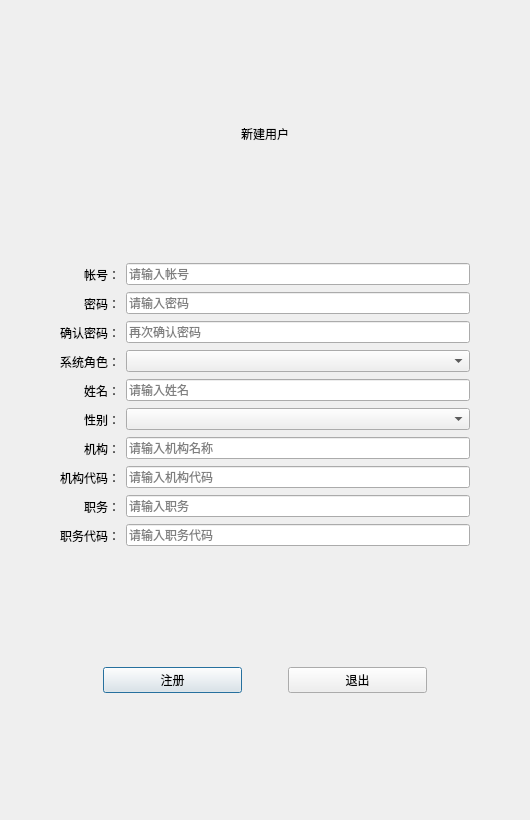
<?xml version="1.0" encoding="UTF-8"?>
<ui version="4.0">
 <class>registe</class>
 <widget class="QDialog" name="registe">
  <property name="geometry">
   <rect>
    <x>0</x>
    <y>0</y>
    <width>530</width>
    <height>820</height>
   </rect>
  </property>
  <property name="windowTitle">
   <string>新建用户</string>
  </property>
  <layout class="QVBoxLayout" name="verticalLayout" stretch="1,8,1">
   <item>
    <widget class="QLabel" name="title">
     <property name="sizePolicy">
      <sizepolicy hsizetype="Preferred" vsizetype="Fixed">
       <horstretch>0</horstretch>
       <verstretch>0</verstretch>
      </sizepolicy>
     </property>
     <property name="styleSheet">
      <string notr="true">font: 57 26pt &quot;文泉驿点阵正黑&quot;;</string>
     </property>
     <property name="text">
      <string>新建用户</string>
     </property>
     <property name="alignment">
      <set>Qt::AlignCenter</set>
     </property>
    </widget>
   </item>
   <item>
    <layout class="QGridLayout" name="gridLayout" columnstretch="1,1,7,1">
     <item row="0" column="0">
      <spacer name="horizontalSpacer_7">
       <property name="orientation">
        <enum>Qt::Horizontal</enum>
       </property>
       <property name="sizeHint" stdset="0">
        <size>
         <width>40</width>
         <height>20</height>
        </size>
       </property>
      </spacer>
     </item>
     <item row="0" column="1">
      <widget class="QLabel" name="user_name">
       <property name="sizePolicy">
        <sizepolicy hsizetype="Preferred" vsizetype="Preferred">
         <horstretch>0</horstretch>
         <verstretch>0</verstretch>
        </sizepolicy>
       </property>
       <property name="text">
        <string>帐号：</string>
       </property>
       <property name="alignment">
        <set>Qt::AlignRight|Qt::AlignTrailing|Qt::AlignVCenter</set>
       </property>
      </widget>
     </item>
     <item row="0" column="2">
      <widget class="QLineEdit" name="le_usernum">
       <property name="sizePolicy">
        <sizepolicy hsizetype="Preferred" vsizetype="Fixed">
         <horstretch>0</horstretch>
         <verstretch>0</verstretch>
        </sizepolicy>
       </property>
       <property name="placeholderText">
        <string>请输入帐号</string>
       </property>
      </widget>
     </item>
     <item row="0" column="3">
      <spacer name="horizontalSpacer">
       <property name="orientation">
        <enum>Qt::Horizontal</enum>
       </property>
       <property name="sizeHint" stdset="0">
        <size>
         <width>18</width>
         <height>23</height>
        </size>
       </property>
      </spacer>
     </item>
     <item row="1" column="0">
      <spacer name="horizontalSpacer_8">
       <property name="orientation">
        <enum>Qt::Horizontal</enum>
       </property>
       <property name="sizeHint" stdset="0">
        <size>
         <width>40</width>
         <height>20</height>
        </size>
       </property>
      </spacer>
     </item>
     <item row="1" column="1">
      <widget class="QLabel" name="pwd">
       <property name="sizePolicy">
        <sizepolicy hsizetype="Preferred" vsizetype="Preferred">
         <horstretch>0</horstretch>
         <verstretch>0</verstretch>
        </sizepolicy>
       </property>
       <property name="text">
        <string>密码：</string>
       </property>
       <property name="alignment">
        <set>Qt::AlignRight|Qt::AlignTrailing|Qt::AlignVCenter</set>
       </property>
      </widget>
     </item>
     <item row="1" column="2">
      <widget class="QLineEdit" name="le_pwd">
       <property name="sizePolicy">
        <sizepolicy hsizetype="Preferred" vsizetype="Fixed">
         <horstretch>0</horstretch>
         <verstretch>0</verstretch>
        </sizepolicy>
       </property>
       <property name="echoMode">
        <enum>QLineEdit::Password</enum>
       </property>
       <property name="placeholderText">
        <string>请输入密码</string>
       </property>
      </widget>
     </item>
     <item row="1" column="3">
      <spacer name="horizontalSpacer_2">
       <property name="orientation">
        <enum>Qt::Horizontal</enum>
       </property>
       <property name="sizeHint" stdset="0">
        <size>
         <width>18</width>
         <height>23</height>
        </size>
       </property>
      </spacer>
     </item>
     <item row="2" column="0">
      <spacer name="horizontalSpacer_9">
       <property name="orientation">
        <enum>Qt::Horizontal</enum>
       </property>
       <property name="sizeHint" stdset="0">
        <size>
         <width>40</width>
         <height>20</height>
        </size>
       </property>
      </spacer>
     </item>
     <item row="2" column="1">
      <widget class="QLabel" name="sure_pwd">
       <property name="sizePolicy">
        <sizepolicy hsizetype="Preferred" vsizetype="Preferred">
         <horstretch>0</horstretch>
         <verstretch>0</verstretch>
        </sizepolicy>
       </property>
       <property name="text">
        <string>确认密码：</string>
       </property>
       <property name="alignment">
        <set>Qt::AlignRight|Qt::AlignTrailing|Qt::AlignVCenter</set>
       </property>
      </widget>
     </item>
     <item row="2" column="2">
      <widget class="QLineEdit" name="le_surepwd">
       <property name="sizePolicy">
        <sizepolicy hsizetype="Preferred" vsizetype="Fixed">
         <horstretch>0</horstretch>
         <verstretch>0</verstretch>
        </sizepolicy>
       </property>
       <property name="echoMode">
        <enum>QLineEdit::Password</enum>
       </property>
       <property name="placeholderText">
        <string>再次确认密码</string>
       </property>
      </widget>
     </item>
     <item row="2" column="3">
      <spacer name="horizontalSpacer_3">
       <property name="orientation">
        <enum>Qt::Horizontal</enum>
       </property>
       <property name="sizeHint" stdset="0">
        <size>
         <width>18</width>
         <height>23</height>
        </size>
       </property>
      </spacer>
     </item>
     <item row="3" column="0">
      <spacer name="horizontalSpacer_10">
       <property name="orientation">
        <enum>Qt::Horizontal</enum>
       </property>
       <property name="sizeHint" stdset="0">
        <size>
         <width>40</width>
         <height>20</height>
        </size>
       </property>
      </spacer>
     </item>
     <item row="3" column="1">
      <widget class="QLabel" name="lb_system_role">
       <property name="sizePolicy">
        <sizepolicy hsizetype="Preferred" vsizetype="Preferred">
         <horstretch>0</horstretch>
         <verstretch>0</verstretch>
        </sizepolicy>
       </property>
       <property name="text">
        <string>系统角色：</string>
       </property>
       <property name="alignment">
        <set>Qt::AlignRight|Qt::AlignTrailing|Qt::AlignVCenter</set>
       </property>
      </widget>
     </item>
     <item row="3" column="2">
      <widget class="QComboBox" name="cbb_system_role">
       <property name="sizePolicy">
        <sizepolicy hsizetype="Preferred" vsizetype="Fixed">
         <horstretch>0</horstretch>
         <verstretch>0</verstretch>
        </sizepolicy>
       </property>
       <item>
        <property name="text">
         <string/>
        </property>
       </item>
       <item>
        <property name="text">
         <string>教练员</string>
        </property>
       </item>
       <item>
        <property name="text">
         <string>受训者</string>
        </property>
       </item>
       <item>
        <property name="text">
         <string>系统管理员</string>
        </property>
       </item>
      </widget>
     </item>
     <item row="3" column="3">
      <spacer name="horizontalSpacer_4">
       <property name="orientation">
        <enum>Qt::Horizontal</enum>
       </property>
       <property name="sizeHint" stdset="0">
        <size>
         <width>14</width>
         <height>23</height>
        </size>
       </property>
      </spacer>
     </item>
     <item row="4" column="0">
      <spacer name="horizontalSpacer_18">
       <property name="orientation">
        <enum>Qt::Horizontal</enum>
       </property>
       <property name="sizeHint" stdset="0">
        <size>
         <width>40</width>
         <height>20</height>
        </size>
       </property>
      </spacer>
     </item>
     <item row="4" column="1">
      <widget class="QLabel" name="lb_username">
       <property name="sizePolicy">
        <sizepolicy hsizetype="Preferred" vsizetype="Preferred">
         <horstretch>0</horstretch>
         <verstretch>0</verstretch>
        </sizepolicy>
       </property>
       <property name="text">
        <string>姓名：</string>
       </property>
       <property name="alignment">
        <set>Qt::AlignRight|Qt::AlignTrailing|Qt::AlignVCenter</set>
       </property>
      </widget>
     </item>
     <item row="4" column="2">
      <widget class="QLineEdit" name="le_username">
       <property name="sizePolicy">
        <sizepolicy hsizetype="Preferred" vsizetype="Fixed">
         <horstretch>0</horstretch>
         <verstretch>0</verstretch>
        </sizepolicy>
       </property>
       <property name="placeholderText">
        <string>请输入姓名</string>
       </property>
      </widget>
     </item>
     <item row="4" column="3">
      <spacer name="horizontalSpacer_5">
       <property name="orientation">
        <enum>Qt::Horizontal</enum>
       </property>
       <property name="sizeHint" stdset="0">
        <size>
         <width>18</width>
         <height>23</height>
        </size>
       </property>
      </spacer>
     </item>
     <item row="5" column="0">
      <spacer name="horizontalSpacer_19">
       <property name="orientation">
        <enum>Qt::Horizontal</enum>
       </property>
       <property name="sizeHint" stdset="0">
        <size>
         <width>40</width>
         <height>20</height>
        </size>
       </property>
      </spacer>
     </item>
     <item row="5" column="1">
      <widget class="QLabel" name="lb_usersex">
       <property name="sizePolicy">
        <sizepolicy hsizetype="Preferred" vsizetype="Preferred">
         <horstretch>0</horstretch>
         <verstretch>0</verstretch>
        </sizepolicy>
       </property>
       <property name="text">
        <string>性别：</string>
       </property>
       <property name="alignment">
        <set>Qt::AlignRight|Qt::AlignTrailing|Qt::AlignVCenter</set>
       </property>
      </widget>
     </item>
     <item row="5" column="2">
      <widget class="QComboBox" name="cbb_usersex">
       <property name="sizePolicy">
        <sizepolicy hsizetype="Preferred" vsizetype="Fixed">
         <horstretch>0</horstretch>
         <verstretch>0</verstretch>
        </sizepolicy>
       </property>
       <item>
        <property name="text">
         <string/>
        </property>
       </item>
       <item>
        <property name="text">
         <string>男</string>
        </property>
       </item>
       <item>
        <property name="text">
         <string>女</string>
        </property>
       </item>
      </widget>
     </item>
     <item row="5" column="3">
      <spacer name="horizontalSpacer_6">
       <property name="orientation">
        <enum>Qt::Horizontal</enum>
       </property>
       <property name="sizeHint" stdset="0">
        <size>
         <width>13</width>
         <height>23</height>
        </size>
       </property>
      </spacer>
     </item>
     <item row="6" column="0">
      <spacer name="horizontalSpacer_20">
       <property name="orientation">
        <enum>Qt::Horizontal</enum>
       </property>
       <property name="sizeHint" stdset="0">
        <size>
         <width>40</width>
         <height>20</height>
        </size>
       </property>
      </spacer>
     </item>
     <item row="6" column="1">
      <widget class="QLabel" name="lb_organization">
       <property name="sizePolicy">
        <sizepolicy hsizetype="Preferred" vsizetype="Preferred">
         <horstretch>0</horstretch>
         <verstretch>0</verstretch>
        </sizepolicy>
       </property>
       <property name="text">
        <string>机构：</string>
       </property>
       <property name="alignment">
        <set>Qt::AlignRight|Qt::AlignTrailing|Qt::AlignVCenter</set>
       </property>
      </widget>
     </item>
     <item row="6" column="2">
      <widget class="QLineEdit" name="le_organization">
       <property name="sizePolicy">
        <sizepolicy hsizetype="Preferred" vsizetype="Fixed">
         <horstretch>0</horstretch>
         <verstretch>0</verstretch>
        </sizepolicy>
       </property>
       <property name="placeholderText">
        <string>请输入机构名称</string>
       </property>
      </widget>
     </item>
     <item row="6" column="3">
      <spacer name="horizontalSpacer_17">
       <property name="orientation">
        <enum>Qt::Horizontal</enum>
       </property>
       <property name="sizeHint" stdset="0">
        <size>
         <width>18</width>
         <height>23</height>
        </size>
       </property>
      </spacer>
     </item>
     <item row="7" column="0">
      <spacer name="horizontalSpacer_21">
       <property name="orientation">
        <enum>Qt::Horizontal</enum>
       </property>
       <property name="sizeHint" stdset="0">
        <size>
         <width>40</width>
         <height>20</height>
        </size>
       </property>
      </spacer>
     </item>
     <item row="7" column="1">
      <widget class="QLabel" name="lb_origanization_code">
       <property name="sizePolicy">
        <sizepolicy hsizetype="Preferred" vsizetype="Preferred">
         <horstretch>0</horstretch>
         <verstretch>0</verstretch>
        </sizepolicy>
       </property>
       <property name="text">
        <string>机构代码：</string>
       </property>
       <property name="alignment">
        <set>Qt::AlignRight|Qt::AlignTrailing|Qt::AlignVCenter</set>
       </property>
      </widget>
     </item>
     <item row="7" column="2">
      <widget class="QLineEdit" name="le_origanization_code">
       <property name="sizePolicy">
        <sizepolicy hsizetype="Preferred" vsizetype="Fixed">
         <horstretch>0</horstretch>
         <verstretch>0</verstretch>
        </sizepolicy>
       </property>
       <property name="placeholderText">
        <string>请输入机构代码</string>
       </property>
      </widget>
     </item>
     <item row="7" column="3">
      <spacer name="horizontalSpacer_16">
       <property name="orientation">
        <enum>Qt::Horizontal</enum>
       </property>
       <property name="sizeHint" stdset="0">
        <size>
         <width>18</width>
         <height>23</height>
        </size>
       </property>
      </spacer>
     </item>
     <item row="8" column="0">
      <spacer name="horizontalSpacer_22">
       <property name="orientation">
        <enum>Qt::Horizontal</enum>
       </property>
       <property name="sizeHint" stdset="0">
        <size>
         <width>40</width>
         <height>20</height>
        </size>
       </property>
      </spacer>
     </item>
     <item row="8" column="1">
      <widget class="QLabel" name="lb_duty">
       <property name="sizePolicy">
        <sizepolicy hsizetype="Preferred" vsizetype="Preferred">
         <horstretch>0</horstretch>
         <verstretch>0</verstretch>
        </sizepolicy>
       </property>
       <property name="text">
        <string>职务：</string>
       </property>
       <property name="alignment">
        <set>Qt::AlignRight|Qt::AlignTrailing|Qt::AlignVCenter</set>
       </property>
      </widget>
     </item>
     <item row="8" column="2">
      <widget class="QLineEdit" name="le_duty">
       <property name="sizePolicy">
        <sizepolicy hsizetype="Preferred" vsizetype="Fixed">
         <horstretch>0</horstretch>
         <verstretch>0</verstretch>
        </sizepolicy>
       </property>
       <property name="placeholderText">
        <string>请输入职务</string>
       </property>
      </widget>
     </item>
     <item row="8" column="3">
      <spacer name="horizontalSpacer_15">
       <property name="orientation">
        <enum>Qt::Horizontal</enum>
       </property>
       <property name="sizeHint" stdset="0">
        <size>
         <width>18</width>
         <height>23</height>
        </size>
       </property>
      </spacer>
     </item>
     <item row="9" column="0">
      <spacer name="horizontalSpacer_23">
       <property name="orientation">
        <enum>Qt::Horizontal</enum>
       </property>
       <property name="sizeHint" stdset="0">
        <size>
         <width>40</width>
         <height>20</height>
        </size>
       </property>
      </spacer>
     </item>
     <item row="9" column="1">
      <widget class="QLabel" name="lb_duty_code">
       <property name="sizePolicy">
        <sizepolicy hsizetype="Preferred" vsizetype="Preferred">
         <horstretch>0</horstretch>
         <verstretch>0</verstretch>
        </sizepolicy>
       </property>
       <property name="text">
        <string>职务代码：</string>
       </property>
       <property name="alignment">
        <set>Qt::AlignRight|Qt::AlignTrailing|Qt::AlignVCenter</set>
       </property>
      </widget>
     </item>
     <item row="9" column="2">
      <widget class="QLineEdit" name="le_duty_code">
       <property name="sizePolicy">
        <sizepolicy hsizetype="Preferred" vsizetype="Fixed">
         <horstretch>0</horstretch>
         <verstretch>0</verstretch>
        </sizepolicy>
       </property>
       <property name="placeholderText">
        <string>请输入职务代码</string>
       </property>
      </widget>
     </item>
     <item row="9" column="3">
      <spacer name="horizontalSpacer_14">
       <property name="orientation">
        <enum>Qt::Horizontal</enum>
       </property>
       <property name="sizeHint" stdset="0">
        <size>
         <width>18</width>
         <height>23</height>
        </size>
       </property>
      </spacer>
     </item>
    </layout>
   </item>
   <item>
    <layout class="QHBoxLayout" name="horizontalLayout_11" stretch="2,3,0,3,2">
     <item>
      <spacer name="horizontalSpacer_11">
       <property name="orientation">
        <enum>Qt::Horizontal</enum>
       </property>
       <property name="sizeHint" stdset="0">
        <size>
         <width>40</width>
         <height>20</height>
        </size>
       </property>
      </spacer>
     </item>
     <item>
      <widget class="QPushButton" name="btn_registe">
       <property name="text">
        <string>注册</string>
       </property>
      </widget>
     </item>
     <item>
      <spacer name="horizontalSpacer_13">
       <property name="orientation">
        <enum>Qt::Horizontal</enum>
       </property>
       <property name="sizeHint" stdset="0">
        <size>
         <width>40</width>
         <height>20</height>
        </size>
       </property>
      </spacer>
     </item>
     <item>
      <widget class="QPushButton" name="btn_register_exit">
       <property name="text">
        <string>退出</string>
       </property>
      </widget>
     </item>
     <item>
      <spacer name="horizontalSpacer_12">
       <property name="orientation">
        <enum>Qt::Horizontal</enum>
       </property>
       <property name="sizeHint" stdset="0">
        <size>
         <width>40</width>
         <height>20</height>
        </size>
       </property>
      </spacer>
     </item>
    </layout>
   </item>
  </layout>
 </widget>
 <resources/>
 <connections/>
</ui>
